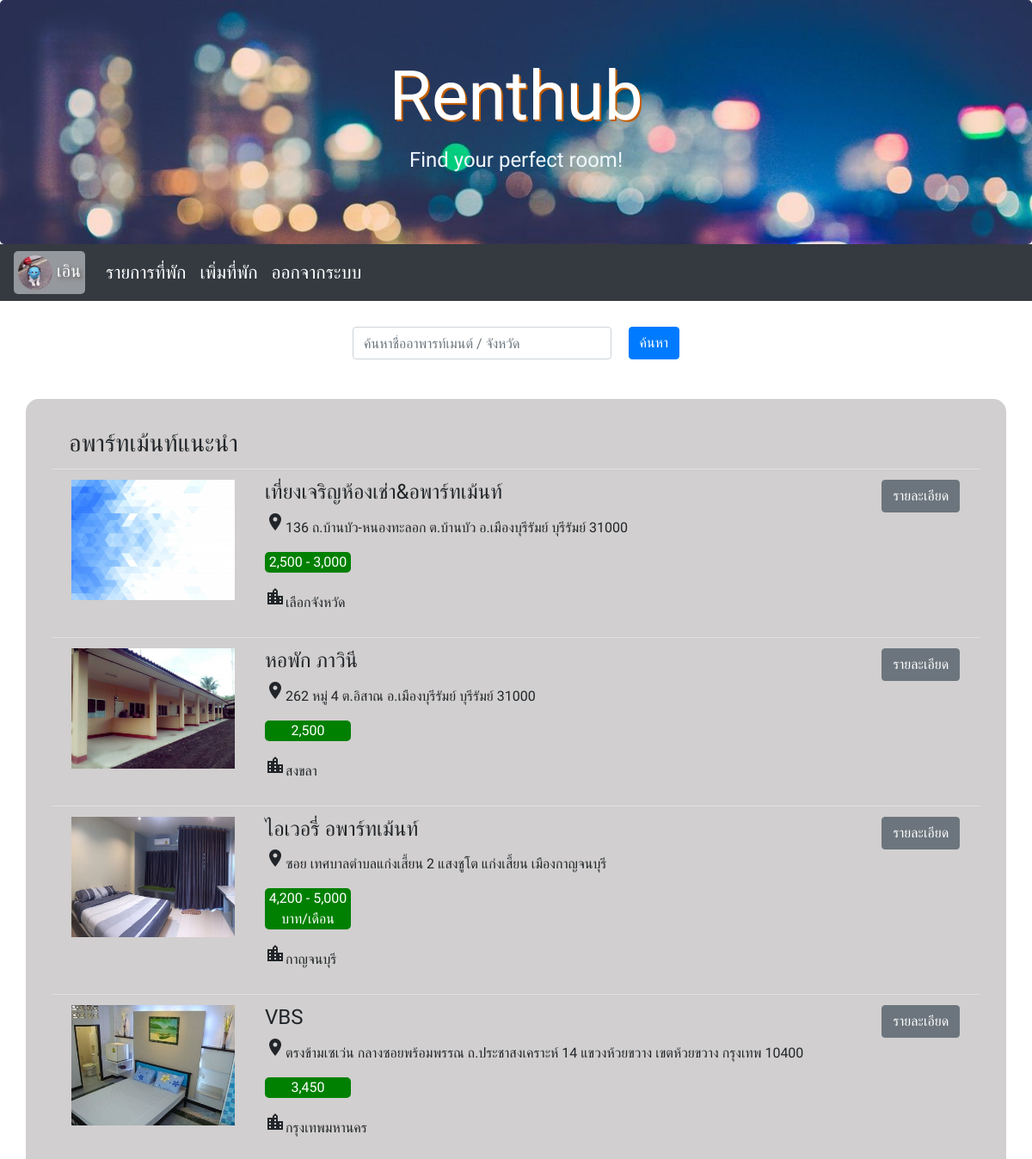
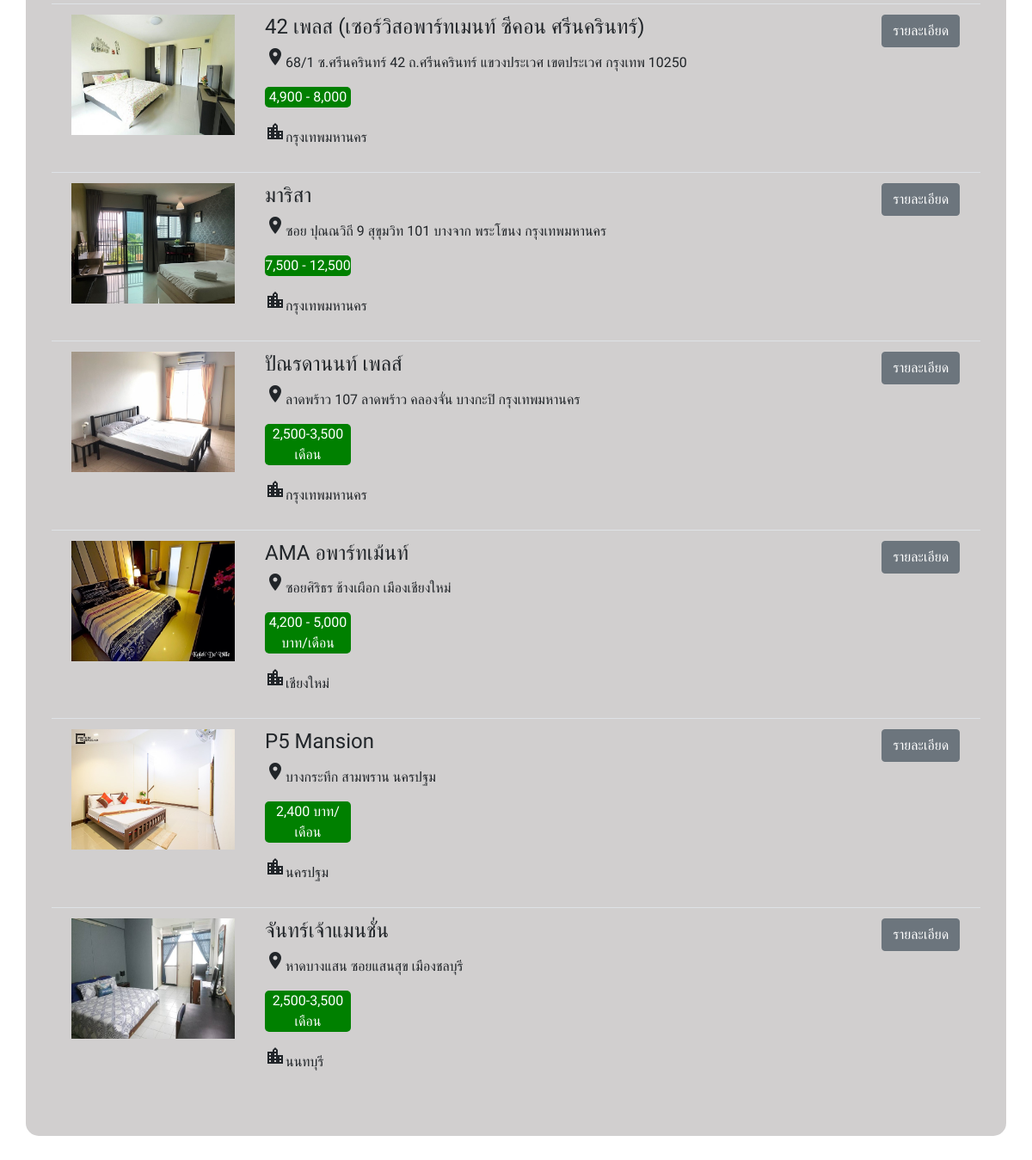
The page /user.php?loginsuccessfully (signed in) on the database its author committed (2 pictures, top to bottom).
### tables this page shows
CREATE TABLE `user` (
  `id` int(11) NOT NULL,
  `name` varchar(50) NOT NULL,
  `username` varchar(20) NOT NULL,
  `password` varchar(20) NOT NULL,
  `phone` varchar(10) NOT NULL,
  `profile_pic` varchar(255) NOT NULL DEFAULT 'user.png'
);

CREATE TABLE `aparment` (
  `id` int(11) NOT NULL,
  `apart_name` varchar(100) NOT NULL,
  `apart_detail` text NOT NULL,
  `apart_rent` varchar(30) NOT NULL DEFAULT 'โทรสอบถาม',
  `apart_facility` text NOT NULL,
  `apart_address` text NOT NULL,
  `apart_phone` varchar(10) NOT NULL,
  `apart_province` varchar(30) NOT NULL,
  `apart_img` varchar(255) NOT NULL DEFAULT 'no-image-box.png',
  `user_id` int(11) NOT NULL,
  `visitors` int(11) NOT NULL DEFAULT 0
);

### user.php (the view, shortened to what this page needs)
<?php
include("connect.php");
?>
<!DOCTYPE html>
<html lang="en">
<head>
    <link rel="stylesheet" href="https://maxcdn.bootstrapcdn.com/bootstrap/4.4.1/css/bootstrap.min.css">
    <link rel="stylesheet" href="Main.css">
</head>
<body>
    <div class="jumbotron text-center head" style="margin-bottom:0">
        <h1>Renthub</h1>
        <p>Find your perfect room!</p>
    </div>
    <?php
                $uid = $_SESSION["user_id"];
                $q = "SELECT * FROM user WHERE id = $uid";
                $result = mysqli_query($conn, $q);
                $rs = mysqli_fetch_array($result);
    ?>
    <nav class="navbar navbar-expand-sm bg-dark navbar-dark">
        <a class="navbar-brand account" href="./user.php">
            <img src="<?= "img/" . $rs['profile_pic']; ?>" style="width:40px;border-radius: 50%;">&nbsp;<?= $rs['name'] ?>
        </a>
        <ul class="navbar-nav">
            <li class="nav-item a ">
                <a class="nav-link active" href="./list.php">รายการที่พัก</a>
            </li>
        </ul>
        <ul class="navbar-nav">
            <li class="nav-item a ">
                <a class="nav-link active" href="./add.php">เพิ่มที่พัก</a>
            </li>
        </ul>
        <ul class="navbar-nav">
            <li class="nav-item a ">
                <a class="nav-link active" href="./logout.php">ออกจากระบบ</a>
            </li>
        </ul>
    </nav>
    <div class="row">
        <div class="col"></div>
        <div class="col">
            <div class="search">
                <form action="./search_user.php" method="post">
                    <div class="form-group searching">
                        <input type="text" class="form-control"  placeholder="ค้นหาชื่ออาพารท์เมนต์ / จังหวัด" name="search">
                        <button type="submit" class="btn btn-primary">ค้นหา</button>
                    </div>
                </form>
            </div>
        </div>
        <div class="col"></div>
    </div>
    <div class="inside">
        <table class="table table-hover">
            <tbody>
                <tr>
                    <h3 style="padding: 5px;padding-left: 20px;">อพาร์ทเม้นท์แนะนำ</h3>
                </tr>
                <?php
                $q = "SELECT * FROM `aparment` ORDER BY visitors DESC LIMIT 10";
                $result = mysqli_query($conn, $q);
                while ($rs = mysqli_fetch_array($result)) {
                ?>
                    <tr>
                        <td align="center">
                            <img src="<?= "img/" . $rs['apart_img']; ?>" style="width: 190px;height: 140px;">
                        </td>
                        <td>
                            <h4><?= $rs['apart_name'] ?></h4>
                            <p class="location"><i class="material-icons">place</i><?= $rs['apart_address'] ?></p>
                            <p class="price"><?= $rs['apart_rent'] ?></p>
                            <p class="location"><i class="material-icons">location_city</i><?= $rs['apart_province'] ?></p>
                        </td>
                        <td>
                            <button type="button" class="btn btn-secondary" onClick="Javascript:window.location.href = 'http://127.0.0.1/rent/apartment_detail.php?aid=<?= $rs['id'] ?>';">รายละเอียด</button>
                        </td>
                    </tr>
                <?php } ?>
            </tbody>
        </table>
    </div>
</body>
</html>

### Main.css (style rules this page uses)
* { font-family: 'Barlow Condensed', 'Kanit'; }
li > a { font-size: 16pt; }
.head > h1 { font-family: 'Pattaya', sans-serif; font-size: 60pt; color: rgb(255, 255, 255); text-shadow: 2px 2px #c55f00 ; }
.head > p { font-size: 18pt; color: aliceblue; }
.head { background-image: url('./img/bg.jpg'); background-size: cover; }
.inside { margin: 30px; background-color: #d1cfcf; border-radius: 15px; padding: 30px; }
.search { margin-top: 30px; }
.searching { display: flex; }
.searching > button { margin-left: 20px; }
.account { background-color:rgba(255, 255, 255, 0.48); padding: 5px; border-radius: 5px; text-shadow: 2px 2px 4px #535252; }
.price { background-color: green; width: 100px; text-align: center; border-radius: 5px; color: white; }
.location { align-items: center; }

### rows shown on the page
user: profile_pic (picture), name "เอิน"
aparment: apart_img (picture), apart_name "เที่ยงเจริญห้องเช่า&อพาร์ทเม้นท์", apart_address "136 ถ.บ้านบัว-หนองทะลอก ต.บ้านบัว อ.เมืองบุรีรัมย์ บุรีรัมย์ 31000", apart_rent "2,500 - 3,000", apart_province "เลือกจังหวัด"
aparment: apart_img (picture), apart_name "หอพัก ภาวินี", apart_address "262 หมู่ 4 ต.อิสาณ อ.เมืองบุรีรัมย์ บุรีรัมย์ 31000", apart_rent "2,500", apart_province "สงขลา"
aparment: apart_img (picture), apart_name "ไอเวอรี่ อพาร์ทเม้นท์", apart_address "ซอย เทศบาลตำบลแก่งเสี้ยน 2 แสงชูโต แก่งเสี้ยน เมืองกาญจนบุรี", apart_rent "4,200 - 5,000 บาท/เดือน", apart_province "กาญจนบุรี"
aparment: apart_img (picture), apart_name "VBS", apart_address "ตรงข้ามเซเว่น กลางซอยพร้อมพรรณ ถ.ประชาสงเคราะห์ 14 แขวงห้วยขวาง เขตห้วยขวาง กรุงเทพ 10400", apart_rent "3,450", apart_province "กรุงเทพมหานคร"
aparment: apart_img (picture), apart_name "42 เพลส (เซอร์วิสอพาร์ทเมนท์ ซีคอน ศรีนครินทร์)", apart_address "68/1 ซ.ศรีนครินทร์ 42 ถ.ศรีนครินทร์ แขวงประเวศ เขตประเวศ กรุงเทพ 10250", apart_rent "4,900 - 8,000", apart_province "กรุงเทพมหานคร"
aparment: apart_img (picture), apart_name "มาริสา", apart_address "ซอย ปุณณวิถี 9 สุขุมวิท 101 บางจาก พระโขนง กรุงเทพมหานคร", apart_rent "7,500 - 12,500", apart_province "กรุงเทพมหานคร"
aparment: apart_img (picture), apart_name "ปัณรดานนท์ เพลส์", apart_address "ลาดพร้าว 107 ลาดพร้าว คลองจั่น บางกะปิ กรุงเทพมหานคร", apart_rent "2,500-3,500 เดือน", apart_province "กรุงเทพมหานคร"
aparment: apart_img (picture), apart_name "AMA อพาร์ทเม้นท์", apart_address "ซอยศิริธร ช้างเผือก เมืองเชียงใหม่", apart_rent "4,200 - 5,000 บาท/เดือน", apart_province "เชียงใหม่"
aparment: apart_img (picture), apart_name "P5 Mansion", apart_address "บางกระทึก สามพราน นครปฐม", apart_rent "2,400 บาท/เดือน", apart_province "นครปฐม"
aparment: apart_img (picture), apart_name "จันทร์เจ้าแมนชั่น", apart_address "หาดบางแสน ซอยแสนสุข เมืองชลบุรี", apart_rent "2,500-3,500 เดือน", apart_province "นนทบุรี"
